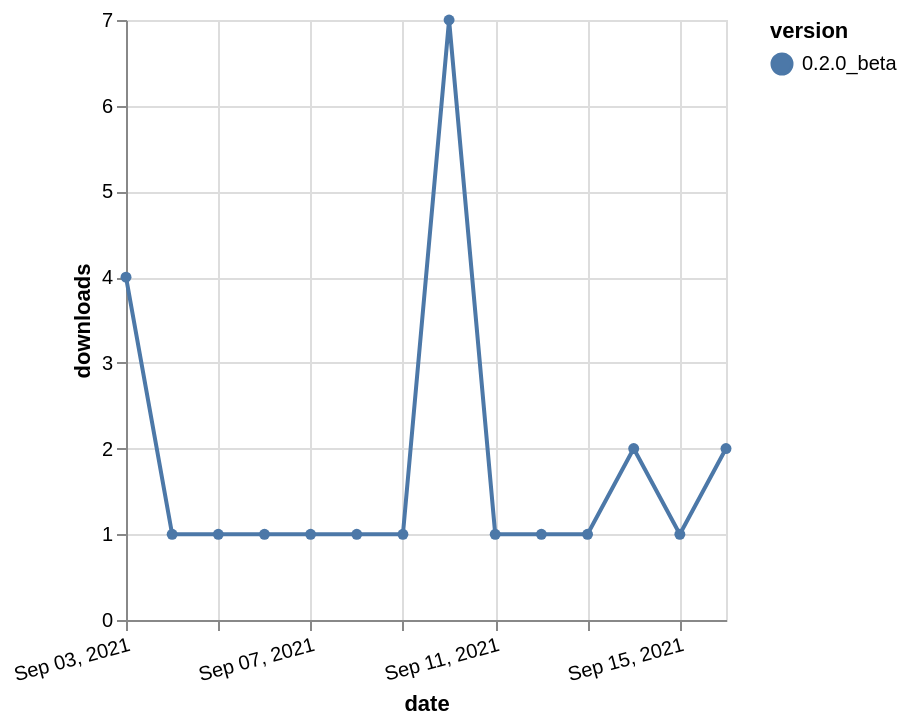

Source (Vega-Lite JSON):
### Vega-Lite specification from a JSON file in a GitHub repository (floating-point values rounded to 4 significant figures)
{"$schema": "https://vega.github.io/schema/vega-lite/v5.json", "description": "A simple bar chart with embedded data.", "data": {"values": [{"date": "2021-09-03", "total": 434, "delta": 4, "version": "0.2.0_beta"}, {"date": "2021-09-04", "total": 435, "delta": 1, "version": "0.2.0_beta"}, {"date": "2021-09-05", "total": 436, "delta": 1, "version": "0.2.0_beta"}, {"date": "2021-09-06", "total": 437, "delta": 1, "version": "0.2.0_beta"}, {"date": "2021-09-07", "total": 438, "delta": 1, "version": "0.2.0_beta"}, {"date": "2021-09-08", "total": 439, "delta": 1, "version": "0.2.0_beta"}, {"date": "2021-09-09", "total": 440, "delta": 1, "version": "0.2.0_beta"}, {"date": "2021-09-10", "total": 447, "delta": 7, "version": "0.2.0_beta"}, {"date": "2021-09-11", "total": 448, "delta": 1, "version": "0.2.0_beta"}, {"date": "2021-09-12", "total": 449, "delta": 1, "version": "0.2.0_beta"}, {"date": "2021-09-13", "total": 450, "delta": 1, "version": "0.2.0_beta"}, {"date": "2021-09-14", "total": 452, "delta": 2, "version": "0.2.0_beta"}, {"date": "2021-09-15", "total": 453, "delta": 1, "version": "0.2.0_beta"}, {"date": "2021-09-16", "total": 455, "delta": 2, "version": "0.2.0_beta"}]}, "width": "container", "mark": {"type": "line", "point": {"filled": true}}, "encoding": {"x": {"field": "date", "type": "temporal", "timeUnit": "yearmonthdate", "title": "date", "axis": {"labelAngle": -15}}, "y": {"field": "delta", "type": "quantitative", "title": "downloads"}, "color": {"field": "version", "type": "nominal"}, "tooltip": {"field": "delta"}}}
